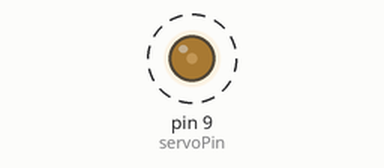
The sketch below on a simulated Arduino Uno, built with avr-gcc and run on an emulated ATmega328P. On the bench: output pins drawn as LEDs (lit = HIGH). Dashed ring = blinking.

Above: at 0.05 s.
Timing chart, 0 to 3.0 s (numbered marks = the images above):
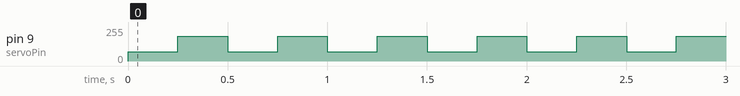

Measured:
- by itself, pin 9 (servoPin): alternates 184/255 for 0.25 s and 68/255 for 0.25 s

The sketch:

Servo.ino
```cpp
// Pin connected to the servo.
const int servoPin = 9;

void setup() {
  pinMode(servoPin, OUTPUT);
}

void loop() {
  // Convert pulse width to duty cycle (divide by 8).
  analogWrite(servoPin, map(0, 0, 180, 544, 2400) / 8);
  // Wait for servo to reach the position.
  delay(250);
  // Convert pulse width to duty cycle (divide by 8).
  analogWrite(servoPin, map(90, 0, 180, 544, 2400) / 8);
  // Wait for servo to reach the position.
  delay(250);
}
```
